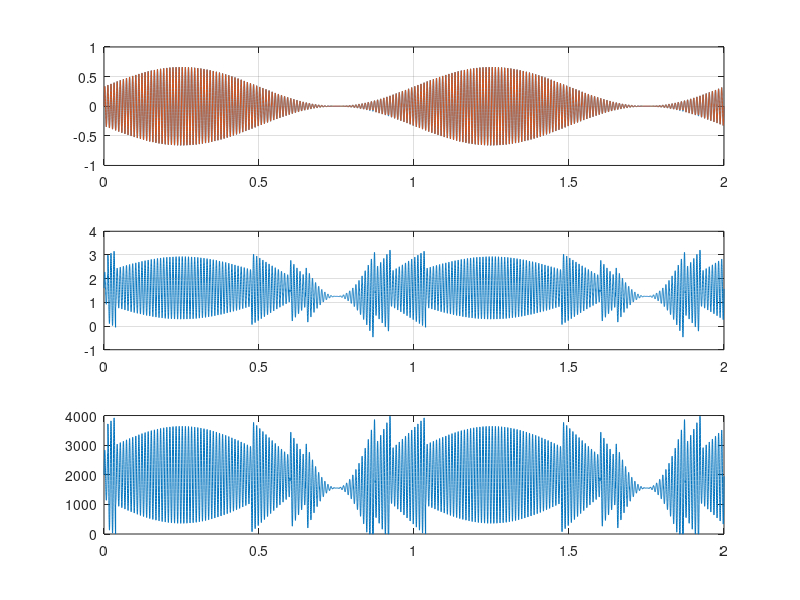
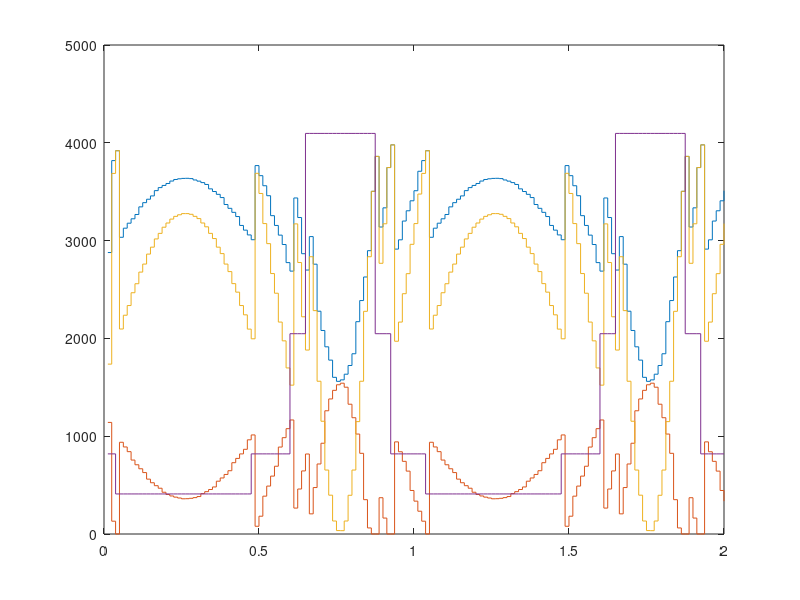

Reproduce these figures in MATLAB, in order.
clear;
close all;
clc;

full_voltage        = 3.3;
offset_voltage      = 1.65;
amp_offset_voltage  = -0.02;

adc_resolution  = 4096;
adc_offset      = 2048;

gain_table = [2, 4, 10, 20];

Fs = 8000;
Ts = 1/Fs;
time_end = 2;
time = 0:Ts:time_end;

f = 100;
Amp = 0.8 .* offset_voltage .* (1 + sin(2 .* pi .* 1 .* time)) ./ 4;
signal = Amp .* sin(2 .* pi .* f .* time);

agc_horizon = 100;


gain = gain_table(1);

k = 1;

for i = 1:length(time)
    amplified_signal(i) = gain * (signal(i) + amp_offset_voltage) + offset_voltage;
    adc_signal(i) = round(amplified_signal(i) ./ full_voltage .* adc_resolution);
    if (adc_signal(i) >= adc_resolution)
        adc_signal(i) = adc_resolution - 1;
    end
    if (adc_signal(i) < 0)
        adc_signal(i) = 0;
    end
    retrived_signal(i) = (adc_signal(i) ./ adc_resolution .* full_voltage - offset_voltage) ./ gain - amp_offset_voltage; 
    if (mod(i, agc_horizon) == 0)
        adc_agc_horizon = adc_signal((i-agc_horizon+1):i);
        max_adc(k) = max(adc_agc_horizon);
        min_adc(k) = min(adc_agc_horizon);
        adc_pp(k)  = max_adc(k) - min_adc(k);
        time_agc(k) = time(i); 
        agc_gain(k) = gain;
        switch(gain)
            case 2
                if (adc_pp(k) < 2048)
                    agc_gain(k) = 4;
                end
            case 4
                if (adc_pp(k) > 3840)
                    agc_gain(k) = 2;
                end
                if (adc_pp(k) < 1638)
                    agc_gain(k) = 10;
                end
            case 10
                if (adc_pp(k) > 3840)
                    agc_gain(k) = 4;
                end
                if (adc_pp(k) < 2048)
                    agc_gain(k) = 20;
                end
            case 20
                if (adc_pp(k) > 3840)
                    agc_gain(k) = 10;
                end
            otherwise
        end
        gain = agc_gain(k);
        k = k + 1;
    end
end

figure;
subplot(3, 1, 1);
plot(time, signal);
hold on;
grid on;
plot(time, retrived_signal);
subplot(3, 1, 2);
plot(time, amplified_signal);
grid on;
subplot(3, 1, 3);
grid on;
stairs(time, adc_signal);

figure;
stairs(time_agc, max_adc);
hold on;
stairs(time_agc, min_adc);
stairs(time_agc, adc_pp);
stairs(time_agc, agc_gain * 4096 / 20);